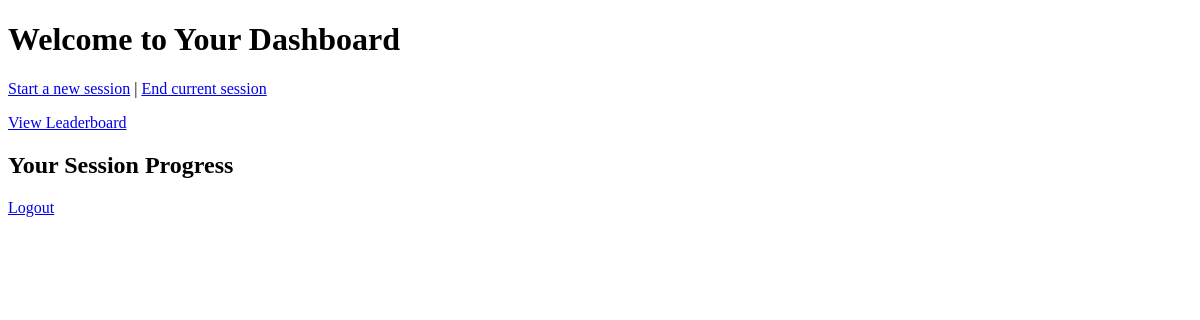
Page /dashboard (signed in) on the earlier database version.
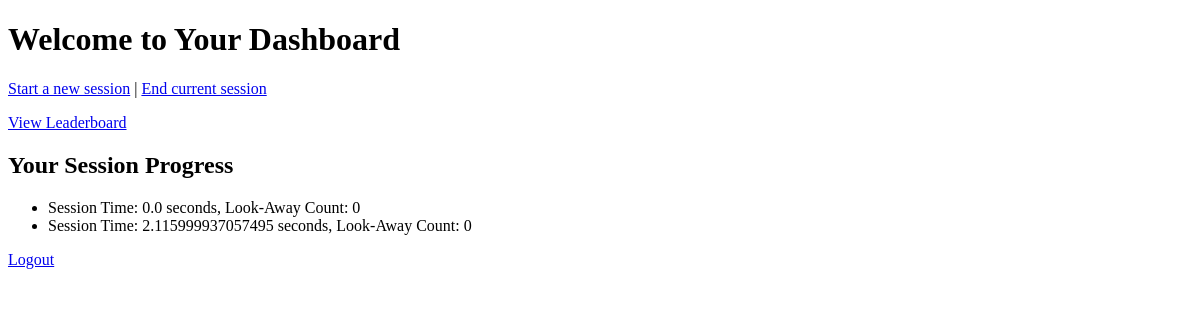
Same page on the later database version.
### app.py (models this page shows)
class Progress(db.Model):
    id = db.Column(db.Integer, primary_key=True)
    session_time = db.Column(db.Float, default=0)  # Store session time in seconds
    look_away_count = db.Column(db.Integer, default=0)
    user_id = db.Column(db.Integer, db.ForeignKey('user.id'), nullable=False)

### app.py (the view)
@app.route('/dashboard')
def dashboard():
    if 'user_id' not in session:
        return redirect(url_for('login'))
    user_progress = Progress.query.filter_by(user_id=session['user_id']).all()
    return render_template('dashboard.html', progress=user_progress)

### templates/dashboard.html (shortened to what this page needs)
<!DOCTYPE html>
<html lang="en">
<head>
</head>
<body>
    <h1>Welcome to Your Dashboard</h1>
    <p><a href="{{ url_for('start_session') }}">Start a new session</a> | <a href="{{ url_for('end_session') }}">End current session</a></p>
    <p><a href="{{ url_for('leaderboard') }}">View Leaderboard</a></p>
    <h2>Your Session Progress</h2>
    <ul>
        {% for session in progress %}
        <li>Session Time: {{ session.session_time }} seconds, Look-Away Count: {{ session.look_away_count }}</li>
        {% endfor %}
    </ul>
    <p><a href="{{ url_for('logout') }}">Logout</a></p>
</body>
</html>

Differences in the rows shown:
added Progress: session_time "0.0", look_away_count "0"
added Progress: session_time "2.115999937057495", look_away_count "0"
